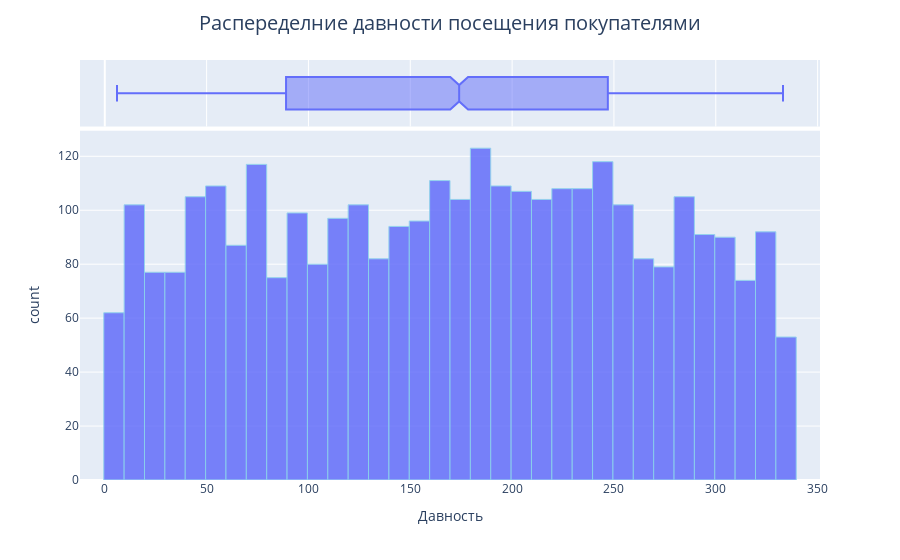

The notebook cell this image was saved under:
### Code cell
fig = px.histogram(rfm, x='Давность', opacity=0.85, marginal='box')
fig.update_traces(marker=dict(line=dict(color='skyblue', width=1)))
fig.update_layout(title_text='Распеределние давности посещения покупателями',
                  title_x=0.5, title_font=dict(size=20))
fig.show()

### Figure 1 — Plotly figure (JSON) as saved in the notebook; plotly's stock layout.template omitted (floating-point values rounded to 4 significant figures; data arrays with more than 128 entries replaced by an {"elided": "..."} marker saying what was removed)
{"data": [{"alignmentgroup": "True", "bingroup": "x", "hovertemplate": "Давность=%{x}<br>count=%{y}<extra></extra>", "legendgroup": "", "marker": {"color": "#636efa", "line": {"color": "skyblue", "width": 1}, "opacity": 0.85, "pattern": {"shape": ""}}, "name": "", "offsetgroup": "", "orientation": "v", "showlegend": false, "type": "histogram", "x": {"elided": "3221 int values"}, "xaxis": "x", "yaxis": "y"}, {"alignmentgroup": "True", "hovertemplate": "Давность=%{x}<extra></extra>", "legendgroup": "", "marker": {"color": "#636efa", "line": {"color": "skyblue", "width": 1}}, "name": "", "notched": true, "offsetgroup": "", "showlegend": false, "type": "box", "x": {"elided": "3221 int values"}, "xaxis": "x2", "yaxis": "y2"}], "layout": {"barmode": "relative", "legend": {"tracegroupgap": 0}, "margin": {"t": 60}, "title": {"font": {"size": 20}, "text": "Распеределние давности посещения покупателями", "x": 0.5}, "xaxis": {"anchor": "y", "domain": [0, 1], "title": {"text": "Давность"}}, "xaxis2": {"anchor": "y2", "domain": [0, 1], "matches": "x", "showgrid": true, "showticklabels": false}, "yaxis": {"anchor": "x", "domain": [0, 0.8316], "title": {"text": "count"}}, "yaxis2": {"anchor": "x2", "domain": [0.8416, 1], "matches": "y2", "showgrid": false, "showline": false, "showticklabels": false, "ticks": ""}}}
